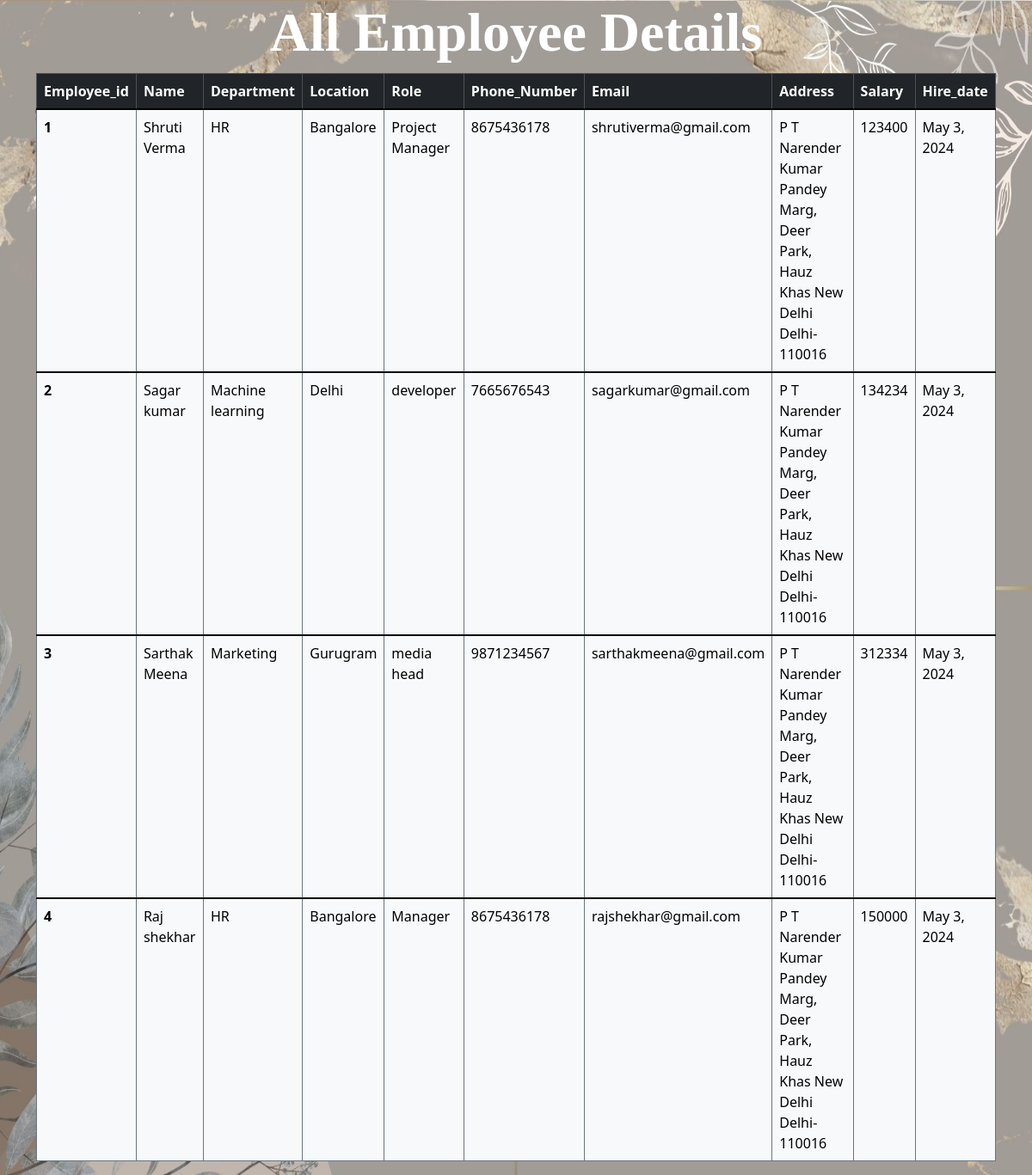
Screenshot of /view/ with the database file from the repository.
### employee/models.py (models this page shows)
class Employee(models.Model):
    name = models.CharField(max_length=100)
    emp_id = models.AutoField(primary_key=True)  # Use AutoField with primary_key=True
    email = models.EmailField()
    phone = models.IntegerField()
    address = models.TextField()
    dept = models.CharField(max_length=100)
    salary = models.IntegerField(default=0)
    location = models.CharField(max_length=100, default='Delhi')
    role = models.CharField(max_length=100)
    hire_date = models.DateField()
    def __str__(self):
        return self.name

### employee/views.py (the view)
# urls.py: path('view/',views.view,name='view'),
def view(request):
    emps=Employee.objects.all()
    context={
        'emps':emps
        }
    print(context)
    return render(request,'view.html',context)

### employee/templates/view.html (shortened to what this page needs)
{% load static %}
<!doctype html>
<html lang="en">
  <head>
    <link href="https://cdn.jsdelivr.net/npm/bootstrap@5.3.3/dist/css/bootstrap.min.css" rel="stylesheet">
  </head>
  <head>
    <div class="container table-responsive">
  <div class=" table-responsive">
    <h1 align="center" style="color: white ; font-family: 'Brush Script MT' ; font-size: 4em;"> <b>All Employee Details</b></h1>
    <table class=" table table-hover table-stripped table-bordered border-secondary table-light">
        <thead class="table-dark gray">
          <tr>
            <th scope="col">Employee_id</th>
            <th scope="col">Name</th>
            <th scope="col">Department</th>
            <th scope="col">Location</th>
            <th scope="col">Role</th>
            <th scope="col">Phone_Number</th>
            <th scope="col">Email</th>
            <th scope="col">Address</th>
            <th scope="col">Salary</th>
            <th scope="col">Hire_date</th>
          </tr>
        </thead >
            {% for emp in emps%}
        <tbody class="table-group-divider">
          <tr>
            <th scope="row">{{emp.emp_id}}</th>
            <td>{{emp.name}}</td>
            <td>{{emp.dept}}</td>
            <td>{{emp.location}}</td>
            <td>{{emp.role}}</td>
            <td>{{emp.phone}}</td>
            <td>{{emp.email}}</td>
            <td>{{emp.address}}</td>
            <td>{{emp.salary}}</td>
            <td>{{emp.hire_date}}</td>
        </tr>
        </tbody>
        {% endfor %}
      </table>
  </div>
  </body>
</html>

### rows the page displays
Employee: emp_id "1", name "Shruti Verma", dept "HR", location "Bangalore", role "Project Manager", phone "8675436178", email "shrutiverma@gmail.com", address "P T Narender Kumar Pandey Marg, Deer Park, Hauz Khas New Delhi Delhi-110016", salary "123400", hire_date "May 3, 2024"
Employee: emp_id "2", name "Sagar kumar", dept "Machine learning", location "Delhi", role "developer", phone "7665676543", email "sagarkumar@gmail.com", address "P T Narender Kumar Pandey Marg, Deer Park, Hauz Khas New Delhi Delhi-110016", salary "134234", hire_date "May 3, 2024"
Employee: emp_id "3", name "Sarthak Meena", dept "Marketing", location "Gurugram", role "media head", phone "9871234567", email "sarthakmeena@gmail.com", address "P T Narender Kumar Pandey Marg, Deer Park, Hauz Khas New Delhi Delhi-110016", salary "312334", hire_date "May 3, 2024"
Employee: emp_id "4", name "Raj shekhar", dept "HR", location "Bangalore", role "Manager", phone "8675436178", email "rajshekhar@gmail.com", address "P T Narender Kumar Pandey Marg, Deer Park, Hauz Khas New Delhi Delhi-110016", salary "150000", hire_date "May 3, 2024"
